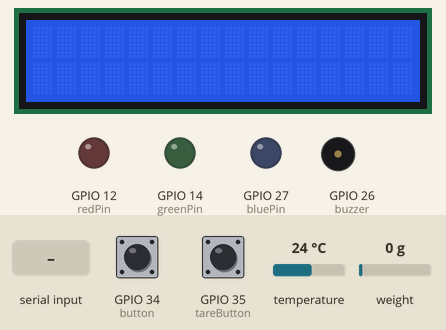
A sketch run on a simulated ESP32. Parts: 16×2 character LCD, output pins drawn as LEDs (lit = HIGH), buzzer (waves = sounding). Dashed ring = blinking. The test bench sets the inputs (shaded band); at power-on: GPIO 35 (tareButton) LOW, temperature 24 °C, weight on the scale 0 g, GPIO 34 (button) LOW. WiFi joins after 1.5 s; servers stay silent unless stated; no MQTT or app messages arrive unless stated; what the sketch prints to the serial monitor is not drawn.

Above: at 5.9 s.
6.0 s: "0\n" received over Serial
At 7.0 s:
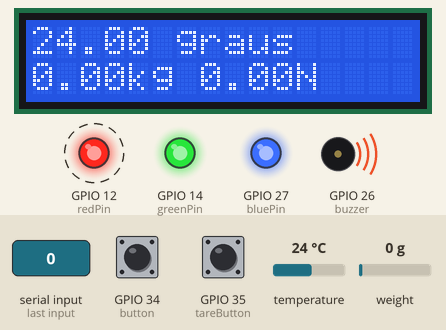
9.3 s: GPIO 35 (tareButton) pulled HIGH for 1 s
At 10.7 s:
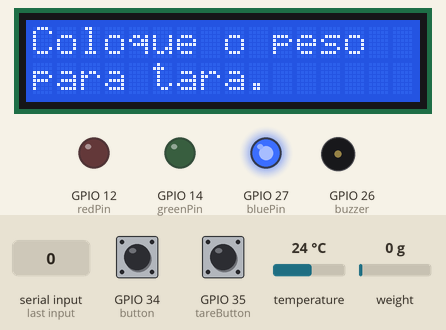
16.3 s: temperature set to 12 °C
At 17.7 s:
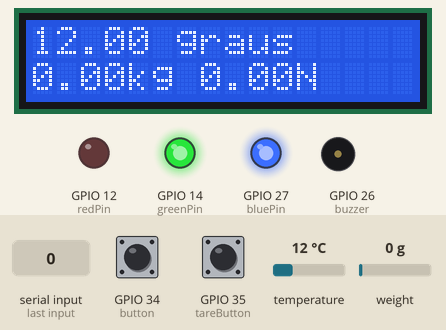
17.9 s: weight on the scale set to 100 g
At 19.1 s:
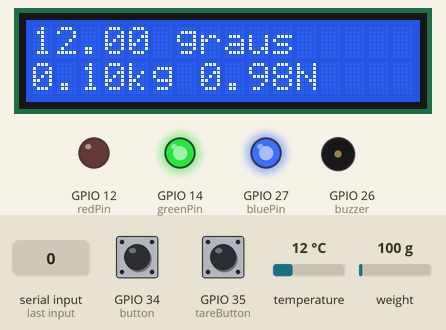
19.6 s: GPIO 34 (button) pulled HIGH for 0.15 s
At 21.1 s:
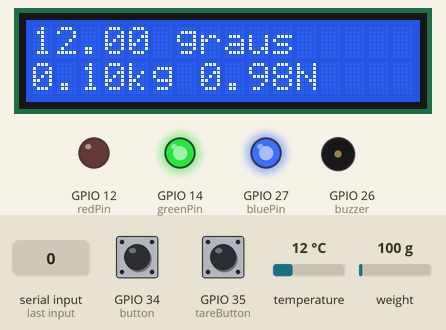
21.4 s: temperature set to 19 °C
At 21.9 s:
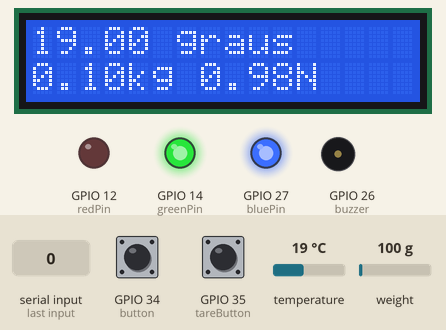
Timing chart, 0 to 24.1 s (numbered marks = the images above; inputs shaded):
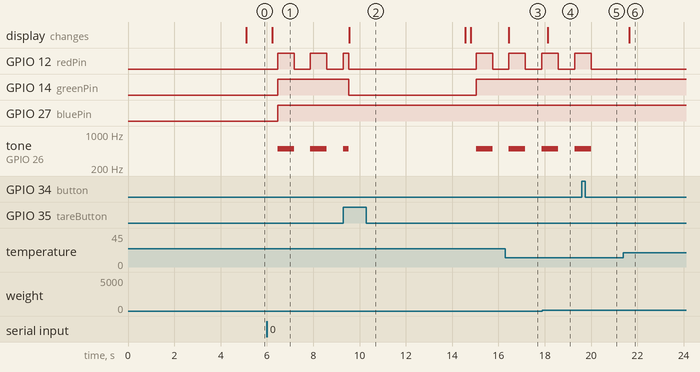

Measured:
- after the input at 6.0 s, GPIO 12 (redPin): alternates HIGH for 0.71 s and LOW for 0.71 s, starting after 0.46 s; GPIO 14 (greenPin), GPIO 27 (bluePin): LOW → HIGH after 0.46 s; tone on GPIO 26 (buzzer): alternates 500 Hz for 0.71 s and silent for 0.71 s, starting after 0.46 s; the display: changes after 0.23 s (image 1)
- after the input at 9.3 s, GPIO 14 (greenPin): HIGH → LOW after 0.23 s, → HIGH 5.5 s later; the display: changes after 0.26 s (image 2)
- after the input at 16.3 s, the display: changes after 0.15 s (image 3)
- after the input at 17.9 s, the display: changes after 0.22 s (image 4)
- after the input at 19.6 s, GPIO 12 (redPin): goes on until 20.0 s, then stays LOW; tone on GPIO 26 (buzzer): goes on until 20.0 s, then stays silent
- after the input at 21.4 s, the display: changes after 0.25 s (image 6)

The sketch:

codigo_v3.0.ino
```cpp
// Inclui bibliotecas para o conversor HX711 e LCD
#include "HX711.h"
#include <LiquidCrystal_I2C.h>

// Inclui bibliotecas para o sensor de temperatura Adafruit BME280
#include <Wire.h>
#include <Adafruit_Sensor.h>
#include <Adafruit_BME280.h>

// Inclui bibliotecas para utilizar MQTT
#include <WiFi.h>
#include <PubSubClient.h>

// Define os pinos e cria instâncias para o LCD e o sensor HX711
LiquidCrystal_I2C lcd(0x27, 16, 2);
HX711 scale;
Adafruit_BME280 bme;
WiFiClient espClient;
PubSubClient client(espClient);

// Declaração de variáveis globais e pinos
bool buttonPressed = false;
bool tareButtonPressed = false;
const int tareButton = 35;
const int button = 34;

// Enumeração para estados do LED e buzzer
enum State { LED_BUZZER_OFF, BLINKING, LED_ON_BUZZER_OFF };
State state = LED_BUZZER_OFF;

// Classe para o sistema de medição de peso
class WeightMeasurementSystem {
public:
  float gravity = 9.8;
  float weightBalance;
  float newtonBalance;
  const int redPin = 12;
  const int greenPin = 14;
  const int bluePin = 27;
  const int buzzer = 26;
  int alertLimit;
  unsigned long previousTime = 0;
  const long halfSecond = 500;

  // Construtor
  WeightMeasurementSystem() {
    scale.begin(2, 4); // Inicia a escala HX711
    pinMode(tareButton, INPUT);
    pinMode(redPin, OUTPUT);
    pinMode(greenPin, OUTPUT);
    pinMode(bluePin, OUTPUT);
    pinMode(buzzer, OUTPUT);
    pinMode(button, INPUT);
  }

  // Método para converter peso em Newton
  void convertWeightToNewton(float weightBalance) {
    newtonBalance = weightBalance * gravity;
  }

  // Método para verificar limite de peso
  void checkWeightLimit() {
    switch (state) {
      case LED_BUZZER_OFF:
        if (newtonBalance < alertLimit) {
          digitalWrite(redPin, HIGH);
          digitalWrite(greenPin, LOW);
          digitalWrite(bluePin, HIGH);
          noTone(buzzer);
          if (buttonPressed == true) {
            buttonPressed = false;
            Serial.println("Botão liberado");
          }
        } else {
          state = BLINKING;
        }
        break;
      case BLINKING:
        if (newtonBalance >= alertLimit && millis() - previousTime > halfSecond) {
          digitalWrite(greenPin, HIGH);
          digitalWrite(bluePin, HIGH);
          digitalWrite(redPin, !digitalRead(redPin));
          tone(buzzer, digitalRead(redPin) ? 500 : 0);
          previousTime = millis();
          if (buttonPressed == true) {
            state = LED_ON_BUZZER_OFF;
            Serial.println("Botão Pressionado");
          }
        } else {
          state = LED_BUZZER_OFF;
        }
        break;
      case LED_ON_BUZZER_OFF:
        if (newtonBalance >= alertLimit && buttonPressed == true) {
          digitalWrite(redPin, LOW);
          digitalWrite(greenPin, HIGH);
          digitalWrite(bluePin, HIGH);
          noTone(buzzer);
        } else {
          state = LED_BUZZER_OFF;
        }
        break;
    }
  }

  // Método para obter peso
  float getWeight() {
    return scale.get_units();
  }

  // Método para configurar tara
  void setTare() {
    if (tareButtonPressed == true) {
      Serial.println("Função da tara ativada");
      digitalWrite(greenPin, LOW);
      digitalWrite(redPin, LOW);
      digitalWrite(bluePin, HIGH);
      noTone(buzzer);
      lcd.clear();
      lcd.setCursor(0, 0);
      lcd.print("Coloque o peso");
      lcd.setCursor(0, 1);
      lcd.print("para tara.");
      delay(4000);
      scale.tare();
      tareButtonPressed = false;
      lcd.clear();
    }
  }
};

// Instancia um objeto da classe WeightMeasurementSystem
WeightMeasurementSystem wms;

// Define constantes para MQTT e Wi-Fi
#define WIFI_SSID "Inteli-welcome"
#define WIFI_PASSWORD ""
#define TOKEN "BBUS-agsiaYL4A0fkNXLYtHQe8Td3YLcgQu"
#define DEVICE_LABEL "esp32"

// Define o tópico MQTT para o limite de alerta
const char* awareLimit_topic = "/v1.6/devices/esp32/awareLimit/lv";

// Funções para operações de MQTT, sensor de temperatura, etc.
void detectionSensorTemp() {
  if (!bme.begin(0x76)) {
    Serial.println("Não foi possível encontrar o sensor BME280. Verifique as conexões!");
    while (1);
  }
}

// Conecta ao WiFi e ao servidor MQTT
void connectionWifiAndMqtt() {
  WiFi.begin(WIFI_SSID, WIFI_PASSWORD);
  while (WiFi.status() != WL_CONNECTED) {
    delay(1000);
    Serial.println("Conectando ao WiFi...");
  }
  Serial.println("Conectado ao WiFi");
  client.connect("ESP32", TOKEN, "");
  Serial.println("Conectado ao servidor MQTT");
  client.setServer("industrial.api.ubidots.com", 1883);
  client.setCallback(callback);
}

// Reconecta ao servidor MQTT se necessário
void reconnectMqtt() {
  while (!client.connected()) {
    Serial.println("Tentando se reconectar ao MQTT...");
    if (client.connect("ESP32", TOKEN, "")) {
      Serial.println("Conectado ao servidor MQTT");
      client.subscribe(awareLimit_topic);
    } else {
      Serial.print("Falha na reconexão. Código de erro = ");
      Serial.println(client.state());
      delay(5000);
    }
  }
}

// Lê e publica a temperatura no servidor MQTT
void getAndPostTemperature() {
  float getTemperature = bme.readTemperature();
  char topic[100];
  sprintf(topic, "/v1.6/devices/%s", DEVICE_LABEL);
  char payload[100];
  sprintf(payload, "{\"temperature\": %.2f}", getTemperature);
  client.publish(topic, payload);
}

// Lê e publica o peso no servidor MQTT
void weight() {
  float getWeight = wms.getWeight();
  char topic[100];
  sprintf(topic, "/v1.6/devices/%s", DEVICE_LABEL);
  char payload[100];
  sprintf(payload, "{\"weight\": %.2f}", getWeight);
  client.publish(topic, payload);
}

// Callback para mensagens MQTT recebidas
void callback(char* topic, byte* payload, unsigned int length) {
  char msg[length + 1];
  strncpy(msg, (char*)payload, length);
  msg[length] = '\0';
  if (strcmp(topic, awareLimit_topic) == 0) {
    bool state = atoi(msg) == 1;
    Serial.print("Estado de alerta: ");
    Serial.println(state);
  }
}

// Configurações iniciais
void setup() {
  Serial.begin(115200);
  detectionSensorTemp();
  connectionWifiAndMqtt();
  scale.set_scale(210514.50567261);
  delay(2000);
  scale.tare();
  lcd.init();
  lcd.backlight();
  buttonPressed = false;
  Serial.println("Qual o limite de força em Newtons suportado?");
  while (Serial.available() == 0) {}
  wms.alertLimit = Serial.parseInt();
  Serial.print("Limite de alerta configurado para: ");
  Serial.println(wms.alertLimit);
}

// Loop principal
void loop() {
  if (!client.connected()) {
    reconnectMqtt();
  }
  client.loop();
  getAndPostTemperature();
  weight();
  float weightBalance = wms.getWeight();

  // Verifica se o limite de peso foi excedido
  if (wms.newtonBalance >= wms.alertLimit && digitalRead(button)) {
    buttonPressed = true;
  }

  // Executa a tara quando necessário
  if (digitalRead(tareButton)) {
    tareButtonPressed = true;
    Serial.println("Tara pressionada");
  }

  wms.convertWeightToNewton(weightBalance);
  float temperature = bme.readTemperature();
  Serial.println(String(temperature) + "°C " + String(weightBalance) + "kg " + String(wms.newtonBalance) + "N");
  lcd.setCursor(0, 0);
  lcd.print(String(temperature) + " graus");
  lcd.setCursor(0, 1);
  lcd.print(String(weightBalance) + "kg " + String(wms.newtonBalance) + "N");
  wms.checkWeightLimit();
  wms.setTare();
  delay(10);
}
```
